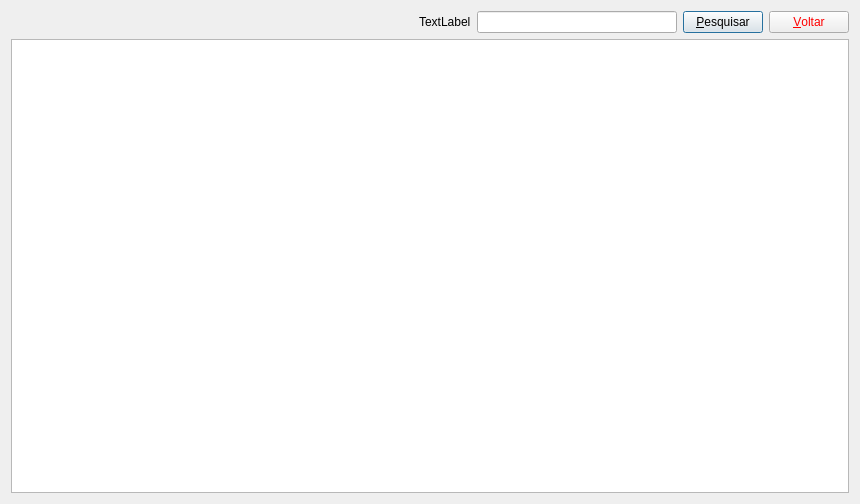
<?xml version="1.0" encoding="UTF-8"?>
<ui version="4.0">
 <class>atividades</class>
 <widget class="QDialog" name="atividades">
  <property name="geometry">
   <rect>
    <x>0</x>
    <y>0</y>
    <width>860</width>
    <height>504</height>
   </rect>
  </property>
  <property name="windowTitle">
   <string>Atividades dos Clientes</string>
  </property>
  <layout class="QVBoxLayout" name="verticalLayout_2">
   <item>
    <layout class="QVBoxLayout" name="verticalLayout">
     <item>
      <layout class="QHBoxLayout" name="horizontalLayout">
       <item>
        <spacer name="horizontalSpacer">
         <property name="orientation">
          <enum>Qt::Orientation::Horizontal</enum>
         </property>
         <property name="sizeHint" stdset="0">
          <size>
           <width>40</width>
           <height>20</height>
          </size>
         </property>
        </spacer>
       </item>
       <item>
        <widget class="QLabel" name="lb_qtde">
         <property name="text">
          <string>TextLabel</string>
         </property>
        </widget>
       </item>
       <item>
        <widget class="QLineEdit" name="txt_p_atividade">
         <property name="maximumSize">
          <size>
           <width>200</width>
           <height>16777215</height>
          </size>
         </property>
         <property name="toolTip">
          <string>Informe uma palavra (exemplos: Forno ou elevador) para filtrar todos os clientes que trabalham que este produto</string>
         </property>
        </widget>
       </item>
       <item>
        <widget class="QPushButton" name="bt_pesquisarAtividade">
         <property name="text">
          <string>&amp;Pesquisar</string>
         </property>
         <property name="shortcut">
          <string>Alt+P</string>
         </property>
        </widget>
       </item>
       <item>
        <widget class="QPushButton" name="bt_voltar">
         <property name="styleSheet">
          <string notr="true">color: rgb(255, 0, 0);</string>
         </property>
         <property name="text">
          <string>&amp;Voltar</string>
         </property>
         <property name="shortcut">
          <string>Alt+V</string>
         </property>
        </widget>
       </item>
      </layout>
     </item>
     <item>
      <widget class="QTableView" name="tv_atividades"/>
     </item>
    </layout>
   </item>
  </layout>
 </widget>
 <resources/>
 <connections/>
</ui>
